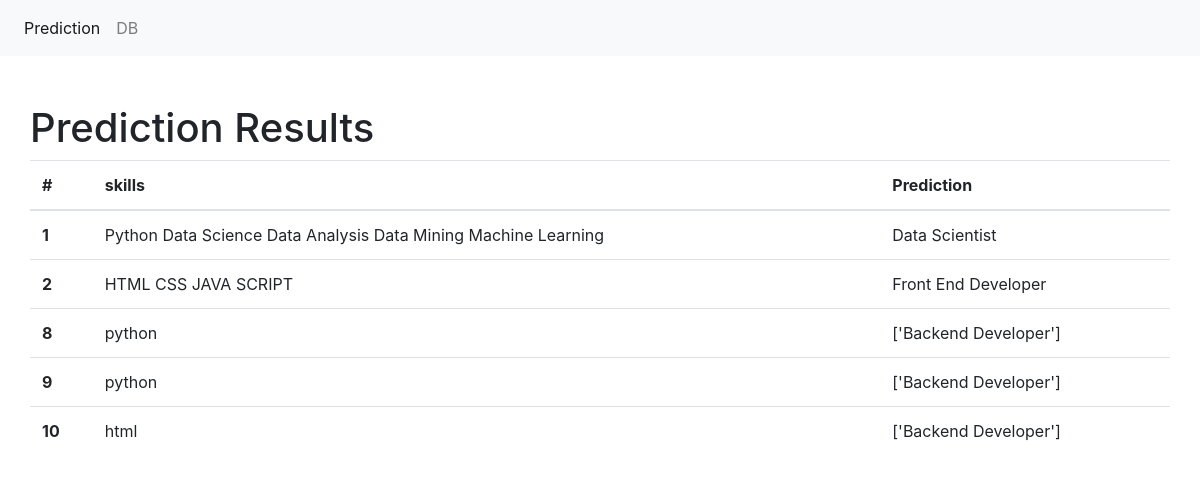
The app's page /results/ with its own data.
### skill_app/models.py (models this page shows, shortened)
class PredResults(models.Model):
    skill=models.TextField()
    classification = models.CharField(max_length=100)

### skill_app/views.py (the view)
# urls.py: path('results/', views.view_results, name='results'),
def view_results(request):
    data = {"dataset": PredResults.objects.all()}
    return render(request, "results.html", data)

### templates/results.html
{% extends "base.html" %}
{% block main %}
    <div class="container pt-5">
        <div class="row">
        <h1>Prediction Results</h1>
            <table class="table">
                <thead>
                <tr>
                <th scope="col">#</th>
                <th scope="col">skills</th>
                <th scope="col">Prediction</th>
                </tr>
                </thead>
                <tbody>
                {% for data in dataset %}
                    <tr>
                    <th scope="row">{{ data.id }}</th>
                    <td>{{ data.skill}}</td>
                    <td>{{ data.classification }}</td>
                    </tr>
                {% endfor %}
                </tbody>
            </table>
        </div>
    </div>
{% endblock %}

### templates/base.html (shortened to what this page needs)
<!doctype html>
<html lang="en">
    <head>
    <link rel="stylesheet" href="https://stackpath.bootstrapcdn.com/bootstrap/4.4.1/css/bootstrap.min.css">
    </head>
    <body>
    <nav class="navbar navbar-expand-lg navbar-light bg-light">
        <div class="collapse navbar-collapse" id="navbarSupportedContent">
            <ul class="navbar-nav mr-auto">
                <li class="nav-item active">
                    <a class="nav-link" href="/">Prediction <span class="sr-only">(current)</span></a>
                </li>
                <li class="nav-item">
                    <a class="nav-link" href="/results">DB</a>
                </li>
            </ul>
        </div>
    </nav>
    {% block main %}
    {% endblock %}
    </body>
</html>

### records on screen
PredResults: id "1", skill "Python Data Science Data Analysis Data Mining Machine Learning", classification "Data Scientist"
PredResults: id "2", skill "HTML CSS JAVA SCRIPT", classification "Front End Developer"
PredResults: id "8", skill "python", classification "['Backend Developer']"
PredResults: id "9", skill "python", classification "['Backend Developer']"
PredResults: id "10", skill "html", classification "['Backend Developer']"
